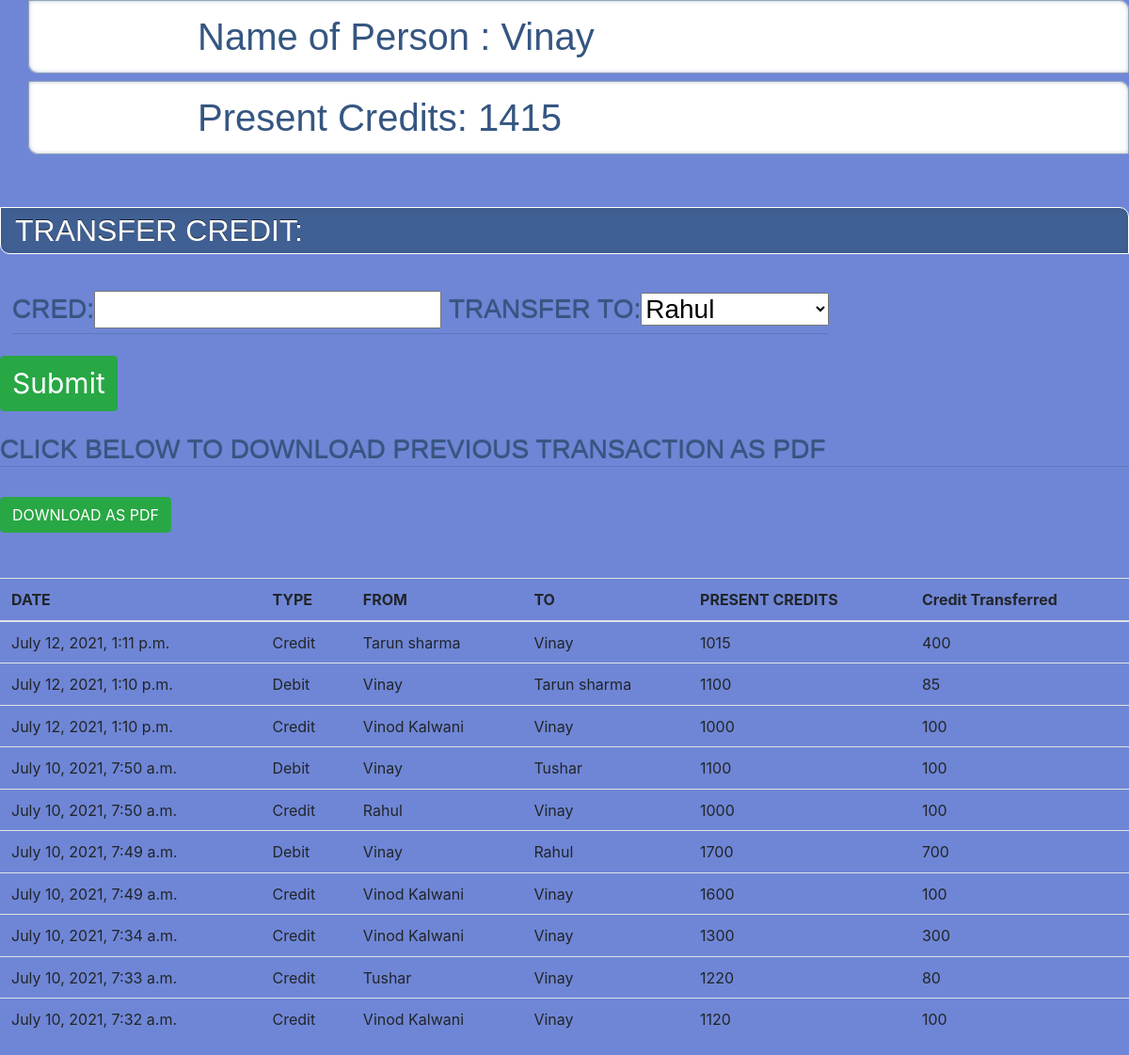
Screenshot of /home/3 with the database file from the repository.
### app/models.py (models this page shows, shortened)
class Person(models.Model):
    name=models.CharField(max_length=30)
    email=models.CharField(max_length=30)
    credit=models.IntegerField(null=False)

class Transaction_history(models.Model):
    Sender=models.IntegerField(null=True)
    Sender_Credit=models.IntegerField(null=True)
    Reciever=models.IntegerField(null=True)
    Reciever_Credit=models.IntegerField(null=True)
    Credit=models.IntegerField(null=True)
    Time=models.DateTimeField(auto_now=True)

### app/views.py (the view, shortened to what this page needs)
# urls.py: url(r'^home/(?P<id>\d+)',views.addc),
def addc(request,id):
    try:
        Person_list=Person.objects.all().values().filter(id=id)
        Person_list_details=Person.objects.all().values()
        for i in Person_list:
            names=i['name']
        form=forms.formname()
        form.getform(id)
        Transaction_history_list=Transaction_history.objects.all().values().filter(Sender=id)|Transaction_history.objects.all().values().filter(Reciever=id).order_by('-Time')
        k={}
        for i in Person_list_details:
            k[int(i['id'])]=i['name']
        def get(id):
            return k[id]
        for i in Transaction_history_list:
            i['Sender']=get(i['Sender'])
            i['Reciever']=get(i['Reciever'])
        context={"Person_list":Person_list,
        "Person_list_details":Person_list_details,
        'form':form,
        "Transactions":Transaction_history_list,
        "names":names,
        }
        for person in Person_list:
            Senders_credit=person['credit']
        return render(request,"cred.html",context)
    except Exception as e:
        print(e)

### app/forms.py
class formname(forms.Form):
    cred=forms.IntegerField(validators=[MinValueValidator(1)])
    Transfer_to=forms.ChoiceField(choices=(getAllOptions()))
    def getform(self,id):
        self.fields["Transfer_to"]=forms.ChoiceField(choices=(gett(id)))

### app/forms.py (called while the page is built)
def gett(*argv):
    try:
        det=Person.objects.all().values()
        k=0
        for i in argv:
            k=i
        options = []
        for (index,item) in enumerate(det):
            if(item['id']==int(k)):
                pass
            else:
                options.append((item['id'],item['name']))
    except Exception as e:
        print(e)
    return options

### templates/cred.html (shortened to what this page needs)
<head>
  {% load static %}
  <link rel="stylesheet" href="{% static 'app/cred.css' %}">
<link rel="stylesheet" href="{% static 'app/css/bootstrap.min.css' %}">
</head>
<body>
<div>
        <h1>   Name of Person :
        {% for Person in Person_list %}
        {{Person.name | capfirst}}
        {% endfor %}
        </h1>
        <h1>Present Credits:
        {% for Person in Person_list %}
        {{Person.credit}}
        {% endfor %}
        </h1>
</div>
<br>
<br>
<h2>TRANSFER CREDIT:</h2>
<br>
<button type="button" class="btn btn-sucess">
 <div class="input">
<form method="POST">
    <h3>{{ form }}
    </h3>
    <button type="submit" class="btn btn-success" style="margin-right:500px; font-size: 30px; ">Submit</button>
</form>
</div>
{% for Person in Person_list %}<br>
<br>
<div>
<h3>Click Below To Download Previous Transaction As Pdf</h3>
<br>
<button class="btn btn-success"><a href="h/{{Person.id}}" style="text-decoration: none; color: white;">DOWNLOAD AS PDF</a></button>
</div>
{% endfor %}
<br>
<br>
      <table class="table">
        <thead>
          <tr>
            <th>DATE</th>
            <th>TYPE</th>
            <th>FROM</th>
            <th>TO</th>
            <th>PRESENT CREDITS</th>
            <th>Credit Transferred</th>
          </tr>
        </thead>
        <tbody>
            {% for Transaction in Transactions %}
          <tr>
              <td>{{Transaction.Time}}</td>
              <td>{% if Transaction.Sender in names %}
                  Debit
                  {% else %}
                  Credit
                  {% endif %}
              </td>
              <td>{{Transaction.Sender| capfirst}}
              </td>
              <td>
                {{ Transaction.Reciever| capfirst}}
              </td>
              <td>{% if Transaction.Sender in names %}
                {{Transaction.Sender_Credit}}
                {% else %}
                {{Transaction.Reciever_Credit}}
                {% endif %}
              </td>
              <td>
                {{Transaction.Credit}}
              </td>
            <tr>
          {% endfor %}
        </tbody>
      </table>
</body>

### static/app/cred.css (style rules this page uses)
body { background-color: #6f86d6 !important; }
h1 { margin-left: 30px; font-weight: 600; font-family: 'Titillium Web', sans-serif; position: relative; font-size: 36px; line-height: 40px; padding: 15px 15px 15px 15%; color: #355681; box-shadow: inset 0 0 0 1px rgba(53,86,129, 0.4), inset 0 0 5px rgba(53,86,129, 0.5), inset -285px 0 35px white; border-radius: 0 10px 0 10px; background: #fff url(../images/bartoszkosowski.jpg) no-repeat center left; }
h2 { margin: 1em 0 0.5em 0; font-weight: normal; position: relative; text-shadow: 0 -1px rgba(0,0,0,0.6); font-size: 28px; line-height: 40px; background: #355681; background: rgba(53,86,129, 0.8); border: 1px solid #fff; padding: 5px 15px; color: white; border-radius: 0 10px 0 10px; box-shadow: inset 0 0 5px rgba(53,86,129, 0.5); font-family: 'Muli', sans-serif; }
h3 { font-weight: 600; font-family: 'Titillium Web', sans-serif; position: relative; text-shadow: 0 -1px 1px rgba(0,0,0,0.4); font-size: 22px; line-height: 40px; color: #355681; text-transform: uppercase; border-bottom: 1px solid rgba(53,86,129, 0.3); }
.input { color:white; text-decoration: solid; }

### rows the page displays
Person: name "Vinay", credit "1415"
Transaction_history: Time "July 12, 2021, 1:11 p.m.", shows "Credit", Sender "Tarun sharma", Reciever "Vinay", Reciever_Credit "1015", Credit "400"
Transaction_history: Time "July 12, 2021, 1:10 p.m.", shows "Debit", Sender "Vinay", Reciever "Tarun sharma", Sender_Credit "1100", Credit "85"
Transaction_history: Time "July 12, 2021, 1:10 p.m.", shows "Credit", Sender "Vinod Kalwani", Reciever "Vinay", Reciever_Credit "1000", Credit "100"
Transaction_history: Time "July 10, 2021, 7:50 a.m.", shows "Debit", Sender "Vinay", Reciever "Tushar", Sender_Credit "1100", Credit "100"
Transaction_history: Time "July 10, 2021, 7:50 a.m.", shows "Credit", Sender "Rahul", Reciever "Vinay", Reciever_Credit "1000", Credit "100"
Transaction_history: Time "July 10, 2021, 7:49 a.m.", shows "Debit", Sender "Vinay", Reciever "Rahul", Sender_Credit "1700", Credit "700"
Transaction_history: Time "July 10, 2021, 7:49 a.m.", shows "Credit", Sender "Vinod Kalwani", Reciever "Vinay", Reciever_Credit "1600", Credit "100"
Transaction_history: Time "July 10, 2021, 7:34 a.m.", shows "Credit", Sender "Vinod Kalwani", Reciever "Vinay", Reciever_Credit "1300", Credit "300"
Transaction_history: Time "July 10, 2021, 7:33 a.m.", shows "Credit", Sender "Tushar", Reciever "Vinay", Reciever_Credit "1220", Credit "80"
Transaction_history: Time "July 10, 2021, 7:32 a.m.", shows "Credit", Sender "Vinod Kalwani", Reciever "Vinay", Reciever_Credit "1120", Credit "100"
